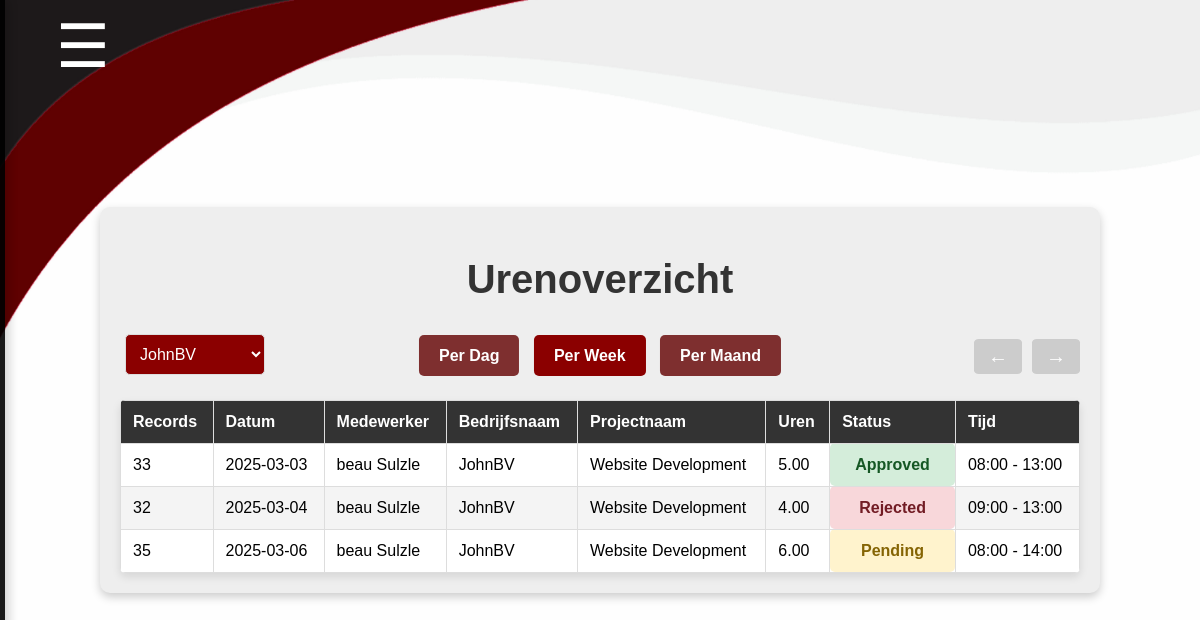
/gebruiker_uren.php?filter=week&bedrijfsnaam=JohnBV (signed in), run on the app's committed database.
### tables this page shows
CREATE TABLE `hours` (
  `hours_id` int(11) NOT NULL,
  `user_id` int(11) NOT NULL DEFAULT 1,
  `project_id` int(11) NOT NULL,
  `date` date NOT NULL,
  `start_hours` time NOT NULL,
  `eind_hours` time NOT NULL,
  `hours` decimal(4,2) NOT NULL CHECK (`hours` between 0 and 24),
  `accord` enum('Pending','Approved','Rejected') NOT NULL DEFAULT 'Pending',
  `contract_hours` decimal(6,2) DEFAULT NULL,
  `beschrijving` varchar(255) DEFAULT NULL
);

CREATE TABLE `users` (
  `user_id` int(11) NOT NULL,
  `name` varchar(255) NOT NULL,
  `achternaam` varchar(255) NOT NULL,
  `email` varchar(255) NOT NULL,
  `telefoon` varchar(50) NOT NULL,
  `password` varchar(255) NOT NULL,
  `role` varchar(50) NOT NULL DEFAULT 'user'
);

CREATE TABLE `klant` (
  `klant_id` int(11) NOT NULL,
  `voornaam` varchar(255) NOT NULL,
  `achternaam` varchar(255) NOT NULL,
  `email` varchar(255) NOT NULL,
  `telefoon` varchar(50) NOT NULL,
  `bedrijfnaam` varchar(255) NOT NULL DEFAULT ''
);

CREATE TABLE `project` (
  `project_id` int(11) NOT NULL,
  `project_naam` varchar(255) NOT NULL,
  `klant_id` int(11) NOT NULL,
  `user_id` int(11) NOT NULL,
  `beschrijving` text NOT NULL
);

### gebruiker_uren.php (the view, shortened to what this page needs)
<?php
$user_id = $_SESSION['user_id'];
include 'db/conn.php';
$filter = $_GET['filter'] ?? 'day';
$selectedBedrijfsnaam = $_GET['bedrijfsnaam'] ?? '';
$today = date('Y-m-d');
$start_date = $today;
$end_date = $today;
switch ($filter) {
    case 'week':
        $start_date = date('Y-m-d', strtotime('monday this week'));
        $end_date = date('Y-m-d', strtotime('sunday this week'));
        break;
}
$limit = 10;
$page = isset($_GET['page']) ? (int)$_GET['page'] : 1;
$page = max($page, 1);
$offset = ($page - 1) * $limit;
$sql = "
    SELECT h.hours_id, h.date, u.name, u.achternaam, h.hours, h.accord, h.start_hours, h.eind_hours,
           k.bedrijfnaam AS bedrijfsnaam, p.project_naam AS projectnaam
    FROM hours h
    JOIN users u ON h.user_id = u.user_id
    LEFT JOIN project p ON h.project_id = p.project_id
    LEFT JOIN klant k ON p.klant_id = k.klant_id
    WHERE h.user_id = :user_id AND h.date BETWEEN :start_date AND :end_date
";
if (!empty($selectedBedrijfsnaam)) {
    $sql .= " AND k.bedrijfnaam = :bedrijfsnaam";
}
$sql .= " ORDER BY h.date ASC LIMIT $limit OFFSET $offset";
$stmt = $pdo->prepare($sql);
$params = ['user_id' => $user_id, 'start_date' => $start_date, 'end_date' => $end_date];
if (!empty($selectedBedrijfsnaam)) {
    $params['bedrijfsnaam'] = $selectedBedrijfsnaam;
}
$stmt->execute($params);
$hoursData = $stmt->fetchAll(PDO::FETCH_ASSOC);
$sqlTotal = "
    SELECT COUNT(*) FROM hours h
    JOIN users u ON h.user_id = u.user_id
    LEFT JOIN project p ON h.project_id = p.project_id
    LEFT JOIN klant k ON p.klant_id = k.klant_id
    WHERE h.user_id = :user_id AND h.date BETWEEN :start_date AND :end_date
";
if (!empty($selectedBedrijfsnaam)) {
    $sqlTotal .= " AND k.bedrijfnaam = :bedrijfsnaam";
}
$stmtTotal = $pdo->prepare($sqlTotal);
$stmtTotal->execute($params);
$totalRecords = $stmtTotal->fetchColumn();
$totalPages = ceil($totalRecords / $limit);
$sqlBedrijven = "SELECT DISTINCT bedrijfnaam FROM klant ORDER BY bedrijfnaam ASC";
$stmtBedrijven = $pdo->prepare($sqlBedrijven);
$stmtBedrijven->execute();
$bedrijven = $stmtBedrijven->fetchAll(PDO::FETCH_COLUMN);
?>
<!DOCTYPE html>
<html lang="nl">
<head>
    <link rel="stylesheet" href="css/gebruikers_uren.css">
</head>
<body>
<?php include 'sidebar.php'; ?>
    <div class="container">
        <h1>Urenoverzicht</h1>
        <div class="filter-links">
            <a href="?filter=day&bedrijfsnaam=<?php echo urlencode($selectedBedrijfsnaam); ?>" class="<?php echo $filter === 'day' ? 'active' : ''; ?>">Per Dag</a>
            <a href="?filter=week&bedrijfsnaam=<?php echo urlencode($selectedBedrijfsnaam); ?>" class="<?php echo $filter === 'week' ? 'active' : ''; ?>">Per Week</a>
            <a href="?filter=month&bedrijfsnaam=<?php echo urlencode($selectedBedrijfsnaam); ?>" class="<?php echo $filter === 'month' ? 'active' : ''; ?>">Per Maand</a>
        </div>
        <div class="filters">
            <select id="bedrijfFilter" onchange="updateBedrijfFilter()">
                <?php
                foreach ($bedrijven as $bedrijf) {
                    $selected = ($bedrijf === $selectedBedrijfsnaam) ? 'selected' : '';
                    echo "<option value='$bedrijf' $selected>$bedrijf</option>";
                }
                ?>
            </select>
        </div>
        <table id="urenTabel">
            <thead>
                <tr>
                    <th>Records</th>
                    <th>Datum</th>
                    <th>Medewerker</th>
                    <th>Bedrijfsnaam</th>
                    <th>Projectnaam</th>
                    <th>Uren</th>
                    <th>Status</th>
                    <th>Tijd</th>
                </tr>
            </thead>
            <tbody>
                <div class="pagination">
                    <a href="?page=<?php echo max(1, $page - 1); ?>&filter=<?php echo urlencode($filter); ?>&bedrijfsnaam=<?php echo urlencode($selectedBedrijfsnaam); ?>" class="prev <?php echo ($page <= 1) ? 'disabled' : ''; ?>" <?php echo ($page <= 1) ? 'aria-disabled="true"' : ''; ?>>&#8592;</a>
                    <a href="?page=<?php echo min($totalPages, $page + 1); ?>&filter=<?php echo urlencode($filter); ?>&bedrijfsnaam=<?php echo urlencode($selectedBedrijfsnaam); ?>" class="next <?php echo ($page >= $totalPages) ? 'disabled' : ''; ?>" <?php echo ($page >= $totalPages) ? 'aria-disabled="true"' : ''; ?>>&#8594;</a>
                </div>
                <?php
                if (!empty($hoursData)) {
                    foreach ($hoursData as $row) {
                        echo "<tr>";
                        echo "<td>" . htmlspecialchars($row['hours_id']) . "</td>";
                        echo "<td>" . htmlspecialchars($row['date']) . "</td>";
                        echo "<td>" . htmlspecialchars($row['name']) . " " . htmlspecialchars($row['achternaam']) . "</td>";
                        echo "<td>" . htmlspecialchars($row['bedrijfsnaam'] ?? 'N/A') . "</td>";
                        echo "<td>" . htmlspecialchars($row['projectnaam'] ?? 'N/A') . "</td>";
                        echo "<td>" . htmlspecialchars($row['hours']) . "</td>";
                        echo "<td class='status " . strtolower(htmlspecialchars($row['accord'])) . "'>" . htmlspecialchars($row['accord']) . "</td>";
                        echo "<td>" . date('H:i', strtotime($row['start_hours'])) . " - " . date('H:i', strtotime($row['eind_hours'])) . "</td>";
                        echo "</tr>";
                    }
                } else {
                    echo "<tr><td colspan='8'>Geen gegevens gevonden voor deze periode</td></tr>";
                }
                ?>
            </tbody>
        </table>
    </div>
</body>
</html>

### css/gebruikers_uren.css (style rules this page uses)
body { font-family: Arial, sans-serif; margin: 0; padding: 0; background-image: url("../img/achtergrond.jpg"); background-size: cover; height: 100vh; display: flex; justify-content: center; align-items: center; }
.container { position: relative; width: 80%; max-width: 1200px; margin: 20px auto; padding: 20px; background-color: #EEEEEE; border-radius: 10px; box-shadow: 0px 4px 10px rgba(0, 0, 0, 0.2); }
h1 { text-align: center; color: #333; margin-top: 30px; font-size: 2.5em; }
.filter-links { text-align: center; position: absolute; left: 50%; transform: translateX(-50%); top: 140px; }
.filter-links a { padding: 12px 20px; margin: 5px; text-decoration: none; color: #fff; background-color: rgba(99, 1, 1, 0.8); border-radius: 5px; transition: background-color 0.3s; font-weight: bold; }
.filter-links a:hover, .filter-links a.active { background: #8b0000; }
.filters { margin-bottom: 20px; }
.filters select, .filters input, .filters button { padding: 10px; margin: 5px; border: 1px solid #ddd; border-radius: 5px; font-size: 16px; background-color: #8b0000; color: white; transition: background-color 0.3s, color 0.3s; }
.filters select { padding: 10px; margin: 5px; border: 1px solid #ddd; border-radius: 5px; font-size: 16px; background-color: #8b0000; color: white; transition: background-color 0.3s, color 0.3s; }
.filters select option { color: white; }
table { width: 100%; border-collapse: collapse; background: white; box-shadow: 0px 4px 8px rgba(0, 0, 0, 0.1); border-radius: 5px; overflow: hidden; margin-top: 20px; }
th, td { padding: 12px; border: 1px solid #ddd; text-align: left; }
th { background: #333; color: white; font-weight: bold; }
tr:nth-child(even) { background: #f4f4f4; }
.status { font-weight: bold; text-align: center; padding: 5px 10px; border-radius: 5px; min-width: 100px; }
.status.approved { background-color: #d4edda; color: #155724; }
.status.rejected { background-color: #f8d7da; color: #721c24; }
.status.pending { background-color: #fff3cd; color: #856404; }
.pagination { position: absolute; right: 15px; top: 122px; display: flex; justify-content: flex-end; align-items: center; }
.pagination a { padding: 6px 14px; text-decoration: none; background-color: #8b0000; color: white; margin: 10px 5px; font-size: 20px; display: inline-block; transition: background-color 0.3s; border-radius: 10%; text-align: center; }
.pagination a.disabled { background-color: #ccc; cursor: not-allowed; }

### data on the page
hours: hours_id "33", date "2025-03-03", user.name "beau", user.achternaam "Sulzle", klant.bedrijfnaam "JohnBV", project.project_naam "Website Development", hours "5.00", accord "Approved", start_hours "08:00", eind_hours "13:00"
hours: hours_id "32", date "2025-03-04", user.name "beau", user.achternaam "Sulzle", klant.bedrijfnaam "JohnBV", project.project_naam "Website Development", hours "4.00", accord "Rejected", start_hours "09:00", eind_hours "13:00"
hours: hours_id "35", date "2025-03-06", user.name "beau", user.achternaam "Sulzle", klant.bedrijfnaam "JohnBV", project.project_naam "Website Development", hours "6.00", accord "Pending", start_hours "08:00", eind_hours "14:00"

### other printed values
form field value "JohnBV"
